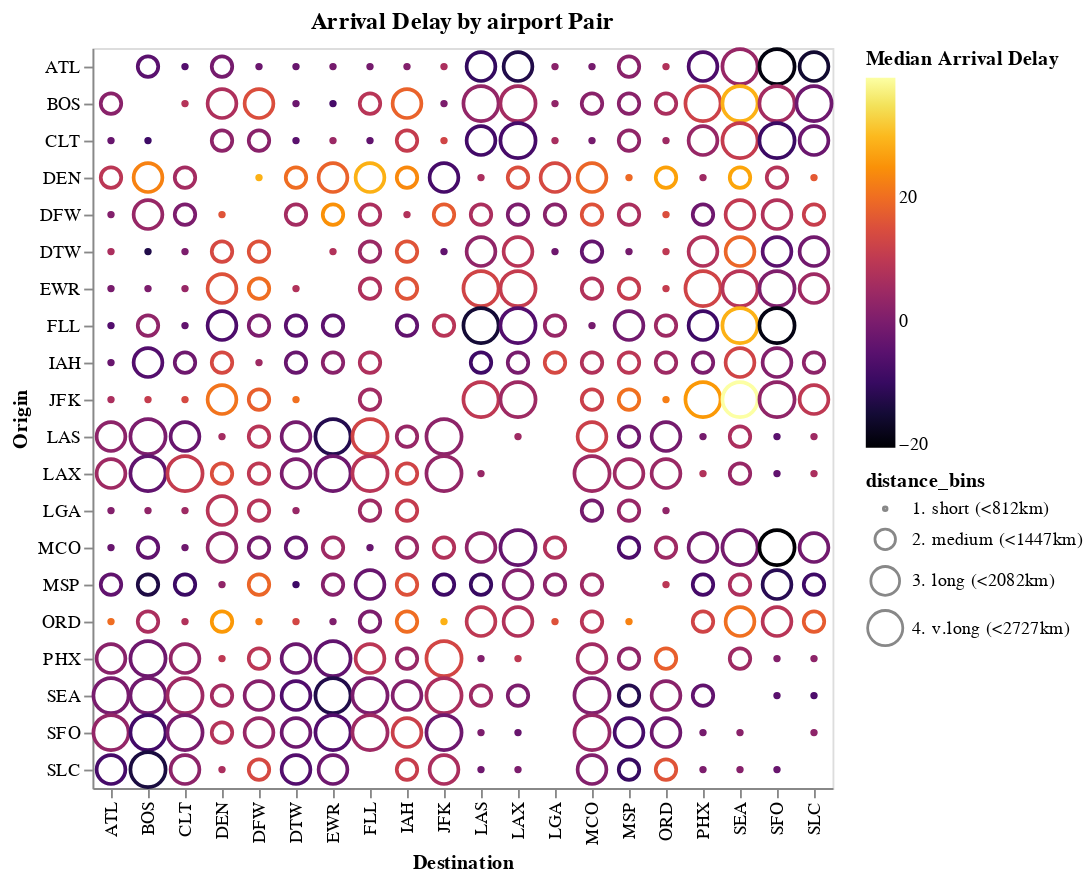

Notebook source saved alongside this figure:
### Markdown cell above
### Interactive Charts: selection but nice

### Code cell
## SELECTION
bins = pd.cut(airport_pairs['distance'], 4, 
              labels=['1. short (<812km)', '2. medium (<1447km)', '3. long (<2082km)', '4. v.long (<2727km)']
             )
airport_pairs['distance_bins'] = bins
selection = alt.selection_multi(fields=['distance_bins'], bind='legend')

## CHART (NO CHANGE)
scatter_w_selection_nice = alt.Chart(airport_pairs, title='Arrival Delay by airport Pair').mark_point().encode(
    alt.X('DESTINATION_AIRPORT', title="Destination"),
    alt.Y('ORIGIN_AIRPORT', title="Origin"),
    size='distance_bins',
    opacity=alt.condition(selection, alt.value(1), alt.value(0.2)),    
    color=alt.Color('median_arrival_delay', 
                           scale=alt.Scale(scheme='inferno'), 
                           legend=alt.Legend(title="Median Arrival Delay")
                          ),
    tooltip=[  alt.Tooltip('ORIGIN_AIRPORT')
             , alt.Tooltip('DESTINATION_AIRPORT')
             , alt.Tooltip('nb_flights')
             , alt.Tooltip('median_arrival_delay')

            ],     
).add_selection(
selection
)

scatter_w_selection_nice

### Figure 1 — Vega-Lite specification as saved in the notebook (floating-point values rounded to 4 significant figures; data arrays with more than 128 entries replaced by an {"elided": "..."} marker saying what was removed)
{"config": {"view": {"continuousWidth": 400, "continuousHeight": 300}}, "data": {"name": "data-caa063c7133b8444f37ecfdce823fe9a"}, "mark": "point", "encoding": {"color": {"type": "quantitative", "field": "median_arrival_delay", "legend": {"title": "Median Arrival Delay"}, "scale": {"scheme": "inferno"}}, "opacity": {"condition": {"value": 1, "selection": "selector006"}, "value": 0.2}, "size": {"type": "nominal", "field": "distance_bins"}, "tooltip": [{"type": "nominal", "field": "ORIGIN_AIRPORT"}, {"type": "nominal", "field": "DESTINATION_AIRPORT"}, {"type": "quantitative", "field": "nb_flights"}, {"type": "quantitative", "field": "median_arrival_delay"}], "x": {"type": "nominal", "field": "DESTINATION_AIRPORT", "title": "Destination"}, "y": {"type": "nominal", "field": "ORIGIN_AIRPORT", "title": "Origin"}}, "selection": {"selector006": {"type": "multi", "fields": ["distance_bins"], "bind": "legend"}}, "title": "Arrival Delay by airport Pair", "$schema": "https://vega.github.io/schema/vega-lite/v4.8.1.json", "datasets": {"data-caa063c7133b8444f37ecfdce823fe9a": {"elided": "358 records"}}}
